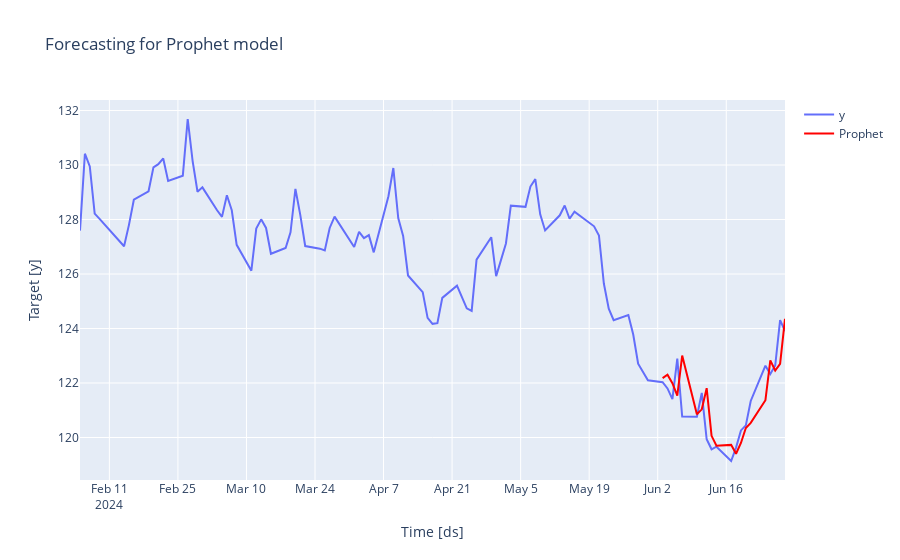

The notebook cell saved with this chart:
### Markdown cell above
Podemos comparar os resultados no gráfico abaixo:

### Code cell
model_plot(shown_train, forecast_prophet,'Prophet')
